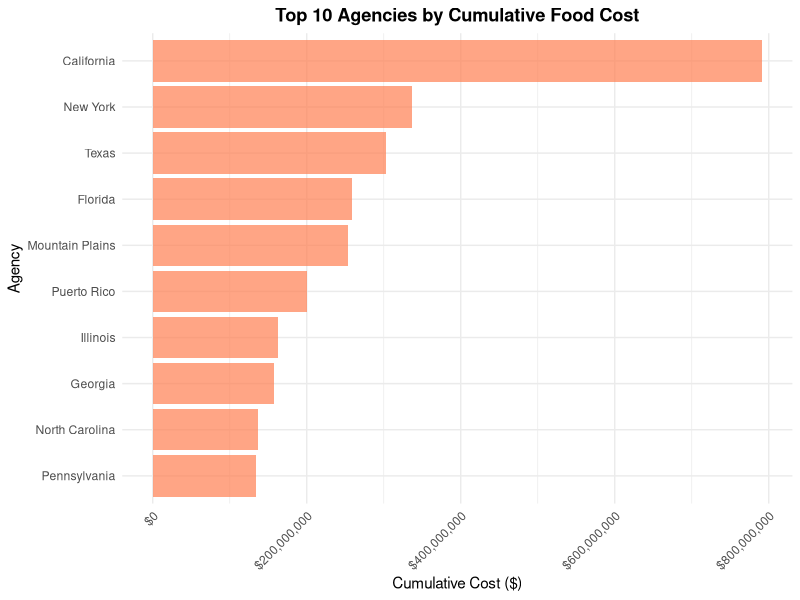

Here is the R script that generated this plot:
# Load required library
library(tidyverse)

# Load the dataset
food_data <- read_csv("Food_Costs_2013.csv")

# Knowing about the dataset
print(head(food_data))
#printing the columns names in the dataset
print(colnames(food_data))

# Check for missing values
print(colSums(is.na(food_data)))

# Remove rows with all NA values in monthly columns
# Monthly columns (excluding first and last)
monthly_cols <- colnames(food_data)[2:13]

# Drop rows where all monthly values are missing
food_data <- food_data[rowSums(is.na(food_data[, monthly_cols])) < length(monthly_cols),]

# Rename columns for easier handling
colnames(food_data) <- c("State_Agency",
                         "Oct_2012","Nov_2012","Dec_2012",
                         "Jan_2013","Feb_2013","Mar_2013",
                         "Apr_2013","May_2013","Jun_2013",
                         "Jul_2013","Aug_2013","Sep_2013",
                         "Cumulative_Cost")

# Handle the Texas duplicate row (row 41 is empty, row 42 has data)
food_data <- food_data[!is.na(food_data$State_Agency), ]

# Convert monthly columns to numeric (handle any remaining issues)
monthly_cols_new <- c("Oct_2012","Nov_2012","Dec_2012",
                      "Jan_2013","Feb_2013","Mar_2013",
                      "Apr_2013","May_2013","Jun_2013",
                      "Jul_2013","Aug_2013","Sep_2013")
# column variables changes into numeric
for(col in monthly_cols_new) {
  food_data[[col]] <- as.numeric(food_data[[col]])
}

# Remove rows where State_Agency name is empty or NA
food_data <- food_data[!is.na(food_data$State_Agency) & food_data$State_Agency != "", ]
cat("\nTotal number of agencies:", nrow(food_data), "\n")

# Calculate total costs by month
monthly_totals <- food_data %>%
  select(all_of(monthly_cols_new)) %>%
  colSums(na.rm = TRUE)
print(monthly_totals)

# Overall statistics
cat("\nOverall Statistics for Monthly Costs:\n")
all_monthly_values <- unlist(food_data[, monthly_cols_new])
all_monthly_values <- all_monthly_values[!is.na(all_monthly_values)]
cat("Mean:", mean(all_monthly_values), "\n")
cat("Median:", median(all_monthly_values), "\n")
cat("Standard Deviation:", sd(all_monthly_values), "\n")
cat("Minimum:", min(all_monthly_values), "\n")
cat("Maximum:", max(all_monthly_values), "\n")

cat("\nADDITIONAL INSIGHTS\n")
# Identify state agencies vs tribal organizations
state_agencies <- food_data %>%
  filter(!grepl("Indian|Tribal|Nation|Pueblo|Tribe|Sioux|Cherokee|Choctaw|Chickasaw|Creek|Potawatomi|Osage|Otoe|Wichita|Caddo|Delaware|Acoma|Laguna|Pueblos|Isleta|San Felipe|Santo Domingo|Zuni|Navajo|Ute|Omaha|Santee|Winnebago|Standing Rock|Three Affiliated|Cheyenne River|Rosebud|Northern Arapahoe|Shoshone|Inter-Tribal", State_Agency, ignore.case = TRUE))

tribal_orgs <- food_data %>%
  filter(grepl("Indian|Tribal|Nation|Pueblo|Tribe|Sioux|Cherokee|Choctaw|Chickasaw|Creek|Potawatomi|Osage|Otoe|Wichita|Caddo|Delaware|Acoma|Laguna|Pueblos|Isleta|San Felipe|Santo Domingo|Zuni|Navajo|Ute|Omaha|Santee|Winnebago|Standing Rock|Three Affiliated|Cheyenne River|Rosebud|Northern Arapahoe|Shoshone|Inter-Tribal",State_Agency, ignore.case = TRUE))

cat("\nNumber of State Agencies:", nrow(state_agencies), "\n")
cat("Number of Tribal Organizations:", nrow(tribal_orgs), "\n")

cat("\nTotal Cost - State Agencies:", sum(state_agencies$Cumulative_Cost, na.rm = TRUE), "\n")
cat("Total Cost - Tribal Organizations:", sum(tribal_orgs$Cumulative_Cost, na.rm = TRUE), "\n")

# Calculate percentage of total
total_all <- sum(food_data$Cumulative_Cost, na.rm = TRUE)
cat("\nPercentage - State Agencies:", 
    round(sum(state_agencies$Cumulative_Cost, na.rm = TRUE) / total_all * 100, 2), "%\n")
cat("Percentage - Tribal Organizations:", 
    round(sum(tribal_orgs$Cumulative_Cost, na.rm = TRUE) / total_all * 100, 2), "%\n")

# Set theme for better-looking plots
theme_set(theme_minimal() + 
            theme(plot.title = element_text(hjust = 0.5, face = "bold"),
                  axis.text.x = element_text(angle = 45, hjust = 1)))

# Top 10 agencies by cumulative cost
top_10 <- food_data %>%
  arrange(desc(Cumulative_Cost)) %>%
  head(10) %>%
  select(State_Agency, Cumulative_Cost)
print(top_10)

# Plot 1: Top 10 Agencies by Cumulative Cost (Bar Chart)
p1 <- ggplot(top_10, aes(x = reorder(State_Agency, Cumulative_Cost), y = Cumulative_Cost)) +
  geom_bar(stat = "identity", fill = "coral", alpha = 0.7) +
  coord_flip() +
  labs(title = "Top 10 Agencies by Cumulative Food Cost",
       x = "Agency",
       y = "Cumulative Cost ($)") +
  scale_y_continuous(labels = scales::dollar_format())
print(p1)
